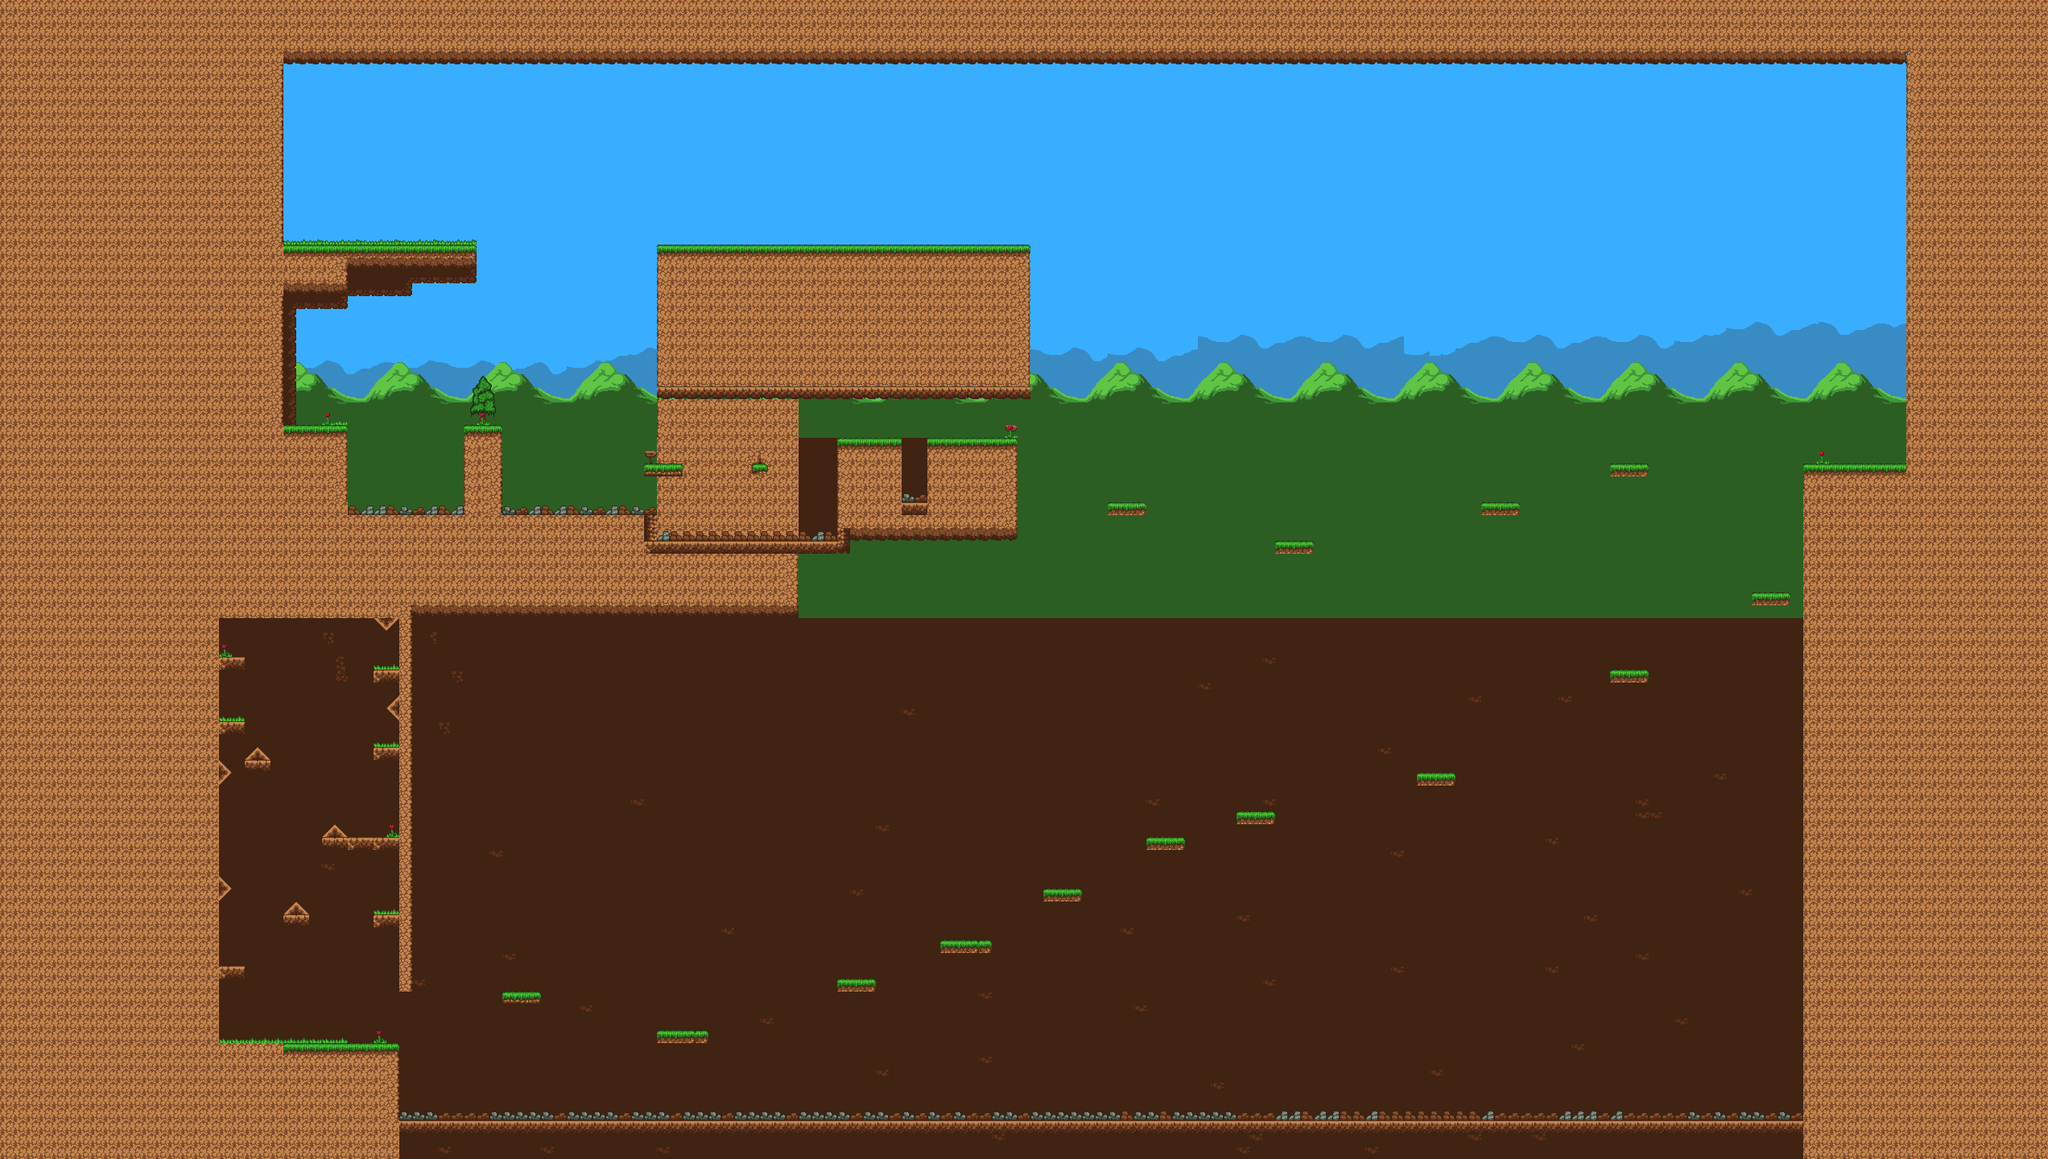

A level layout from a 2D game, rendered from its tile map. Below: a short description, then the map file with tile-grid data replaced by summaries:
An orthogonal 159x90 tile map with 16x16 px tiles, 5 tile layers (Background, Background2, Background3, Details, ...), 4 tilesets and 90 objects.

<map version="1.2" tiledversion="1.2.0" orientation="orthogonal" renderorder="right-down" width="159" height="90" tilewidth="16" tileheight="16" infinite="0" nextlayerid="27" nextobjectid="120">
 <tileset firstgid="1" name="Background" tilewidth="16" tileheight="16" tilecount="64" columns="8">
  <image source="Background.png" width="128" height="128" />
 </tileset>
 <tileset firstgid="65" name="Background2" tilewidth="16" tileheight="16" tilecount="64" columns="8">
  <image source="Background2.png" width="128" height="128" />
 </tileset>
 <tileset firstgid="129" name="Background3" tilewidth="16" tileheight="16" tilecount="64" columns="8">
  <image source="Background3.png" width="128" height="128" />
 </tileset>
 <tileset firstgid="193" name="tileset2" tilewidth="16" tileheight="16" tilecount="96" columns="16">
  <image source="tileset2.png" width="256" height="96" />
 </tileset>
 <layer id="19" name="Background" width="159" height="90">
  <properties>
   <property name="speed" type="float" value="0.5" />
  </properties>
  <data>[14310 cells, 14310 non-empty, 64 distinct tile ids]</data>
 </layer>
 <layer id="20" name="Background2" width="159" height="90">
  <properties>
   <property name="speed" type="float" value="0.7" />
  </properties>
  <data>[14310 cells, 9858 non-empty, 32 distinct tile ids]</data>
 </layer>
 <layer id="21" name="Background3" width="159" height="90">
  <properties>
   <property name="speed" type="float" value="0.8" />
  </properties>
  <data>[14310 cells, 0 non-empty, 0 distinct tile ids]</data>
 </layer>
 <layer id="22" name="Details" width="159" height="90">
  <properties>
   <property name="speed" type="float" value="1" />
  </properties>
  <data>[14310 cells, 6621 non-empty, 34 distinct tile ids]</data>
 </layer>
 <layer id="23" name="Platforms" width="159" height="90">
  <properties>
   <property name="Navigation" type="int" value="1" />
   <property name="speed" type="float" value="1" />
  </properties>
  <data>[14310 cells, 5557 non-empty, 38 distinct tile ids]</data>
 </layer>
 <objectgroup color="#ffffff" id="26" name="Coins">
  <object id="111" x="382" y="132" width="36" height="34" />
  <object id="112" x="1982" y="1112" width="42" height="46" />
  <object id="113" x="2290" y="136" width="38" height="30" />
  <object id="114" x="1156" y="184" width="30" height="30" />
  <object id="115" x="292" y="1246" width="20" height="22" />
  <object id="116" x="930" y="818" width="36" height="34" />
  <object id="118" x="1134" y="574" width="14" height="14" />
  <object id="119" x="812" y="530" width="26" height="28" />
 </objectgroup>
 <objectgroup color="#0000ff" id="6" name="Colliders">
  <object id="5" x="352.667" y="529.33" width="78" height="13.3333" />
  <object id="6" x="416.667" y="535.33" width="14" height="217.333" />
  <object id="7" x="431.333" y="641.33" width="190.667" height="14.6667" />
  <object id="8" x="576.666" y="530.67" width="14.6667" height="220" />
  <object id="9" x="576.667" y="528.67" width="45.3333" height="14.6667" />
  <object id="10" x="337.333" y="305.333" width="253.333" height="12.6667" />
  <object id="11" x="414" y="306" width="16" height="52.6667" />
  <object id="12" x="339.333" y="342.667" width="89.3333" height="16" />
  <object id="13" x="337.333" y="61.333" width="14.6667" height="703.667" />
  <object id="16" x="606.667" y="529.33" width="14.6667" height="256" />
  <object id="17" x="816" y="304" width="463.333" height="188.667" />
  <object id="22" x="800.667" y="576.67" width="46.6667" height="16" />
  <object id="23" x="934.667" y="578" width="18" height="14" />
  <object id="27" x="623.333" y="640.67" width="191" height="14.6667" />
  <object id="32" x="270" y="816.667" width="33" height="13" />
  <object id="33" x="465" y="832" width="29" height="17" />
  <object id="34" x="273" y="895.667" width="30" height="14" />
  <object id="35" x="463" y="929" width="36" height="14" />
  <object id="36" x="400" y="1041" width="99" height="15" />
  <object id="37" x="465" y="1136" width="31" height="15" />
  <object id="38" x="273.333" y="1200.67" width="31" height="13" />
  <object id="39" x="624" y="1233" width="48" height="14" />
  <object id="40" x="818.333" y="1279.67" width="63" height="17" />
  <object id="41" x="1039" y="1216" width="47" height="15" />
  <object id="42" x="1168" y="1168" width="62" height="16" />
  <object id="43" x="1297" y="1105" width="45" height="15" />
  <object id="44" x="1424" y="1041" width="48" height="13" />
  <object id="45" x="1537" y="1010" width="45" height="13" />
  <object id="46" x="1760" y="960" width="48" height="15" />
  <object id="47" x="2002" y="832" width="43" height="15" />
  <object id="48" x="2177" y="738" width="46" height="13" />
  <object id="49" x="2241" y="577" width="19" height="862" />
  <object id="50" x="2242" y="577" width="124" height="19" />
  <object id="51" x="2367" y="64" width="20" height="532" />
  <object id="52" x="354" y="63" width="2013" height="15" />
  <object id="53" x="250.667" y="1297" width="243.333" height="15" />
  <object id="54" x="495" y="1407" width="1764" height="15" />
  <object id="57" x="274.667" y="749.333" width="717.333" height="12" />
  <object id="58" x="496" y="749.333" width="13.3333" height="477.333" />
  <object id="60" x="1042" y="546" width="14" height="141" />
  <object id="61" x="800" y="674" width="242" height="13" />
  <object id="62" x="801" y="642" width="15" height="32" />
  <object id="67" x="1042" y="546" width="76.6667" height="13.3333" />
  <object id="68" x="1120.67" y="624.667" width="32.6667" height="14.6667" />
  <object id="69" x="1103.33" y="548" width="16.6667" height="92" />
  <object id="70" x="1152.33" y="545.333" width="16.6667" height="92" />
  <object id="71" x="1152.67" y="546.667" width="108" height="14.6667" />
  <object id="72" x="1245" y="547.333" width="16.6667" height="121.333" />
  <object id="73" x="1040.67" y="656" width="221.333" height="13.3333" />
  <object id="74" x="1376.67" y="622.667" width="46" height="16.6667" />
  <object id="75" x="1584.67" y="673.333" width="46.6667" height="14" />
  <object id="76" x="1840.67" y="623.333" width="47.3333" height="16" />
  <object id="77" x="1999.33" y="576" width="47.3333" height="16" />
  <object id="87" x="252" y="748" width="18.6667" height="560" />
  <object id="109" x="479.174" y="1311.25" width="15.833" height="112" />
 </objectgroup>
 <objectgroup color="#550000" id="24" name="GroundEnemy">
  <object id="97" x="393.333" y="1235.33" width="40" height="24" />
  <object id="98" x="2318.67" y="525.333" width="28" height="32" />
  <object id="110" x="408" y="998.667" width="40" height="24" />
 </objectgroup>
 <objectgroup color="#00ff00" id="25" name="FlyingEnemy">
  <object id="100" x="1192" y="906" width="30" height="26" />
  <object id="101" x="1730" y="500" width="32" height="30" />
  <object id="102" x="568" y="394" width="28" height="34" />
  <object id="103" x="1822" y="820" width="26" height="38" />
  <object id="104" x="334" y="1144" width="26" height="28" />
  <object id="105" x="354" y="918" width="32" height="34" />
  <object id="106" x="768" y="998" width="34" height="28" />
  <object id="107" x="1662" y="1174" width="40" height="40" />
  <object id="108" x="1530" y="826" width="38" height="36" />
 </objectgroup>
 <objectgroup color="#ffff00" id="7" name="CheckPoint">
  <object id="4" x="377.667" y="390">
   <properties>
    <property name="first" type="bool" value="true" />
   </properties>
  </object>
  <object id="15" x="600.667" y="502">
   <properties>
    <property name="first" type="bool" value="false" />
   </properties>
  </object>
  <object id="81" x="276.5" y="786.5" width="29.8333" height="28.8333">
   <properties>
    <property name="win" type="bool" value="true" />
   </properties>
  </object>
  </objectgroup>
 <objectgroup id="8" name="MapDamage">
  <!-- 8 objects omitted --></objectgroup>
</map>
<!-- 12 of 90 objects omitted -->
